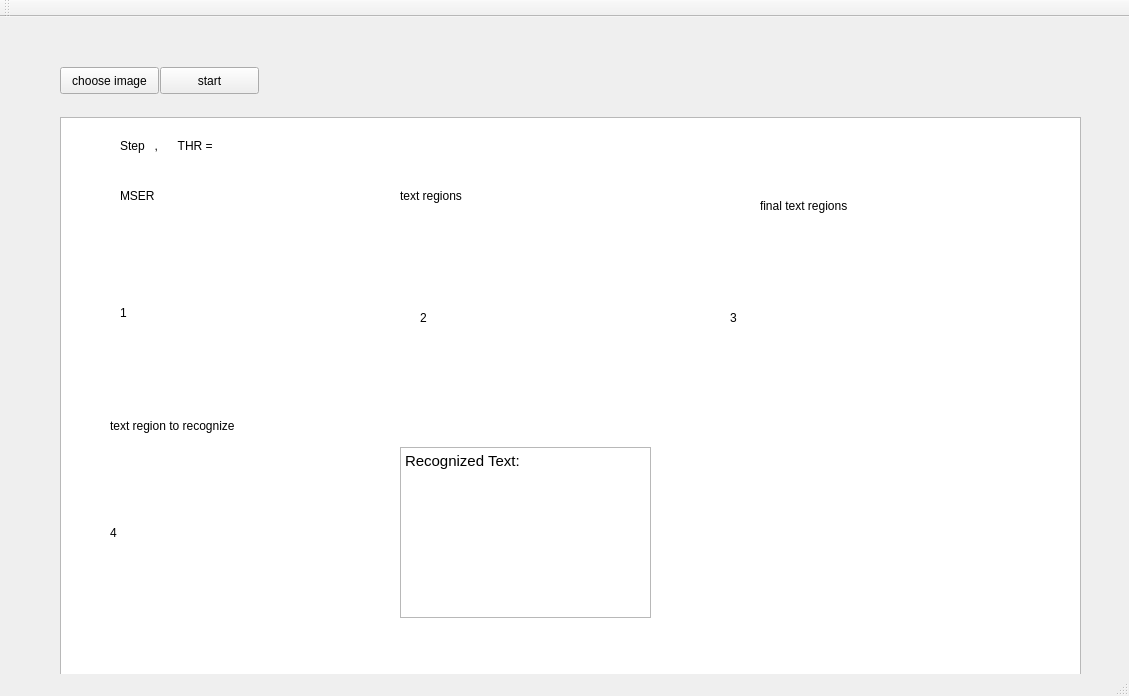
<?xml version="1.0" encoding="UTF-8"?>
<ui version="4.0">
 <class>MainWindow</class>
 <widget class="QMainWindow" name="MainWindow">
  <property name="geometry">
   <rect>
    <x>0</x>
    <y>0</y>
    <width>1129</width>
    <height>696</height>
   </rect>
  </property>
  <property name="windowTitle">
   <string>MainWindow</string>
  </property>
  <widget class="QWidget" name="centralWidget">
   <widget class="QPushButton" name="pushButton">
    <property name="geometry">
     <rect>
      <x>60</x>
      <y>50</y>
      <width>99</width>
      <height>27</height>
     </rect>
    </property>
    <property name="text">
     <string>choose image</string>
    </property>
   </widget>
   <widget class="QPushButton" name="pushButton_2">
    <property name="geometry">
     <rect>
      <x>160</x>
      <y>50</y>
      <width>99</width>
      <height>27</height>
     </rect>
    </property>
    <property name="text">
     <string>start</string>
    </property>
   </widget>
   <widget class="QTableView" name="tableView">
    <property name="geometry">
     <rect>
      <x>60</x>
      <y>100</y>
      <width>1021</width>
      <height>601</height>
     </rect>
    </property>
    <property name="minimumSize">
     <size>
      <width>3</width>
      <height>4</height>
     </size>
    </property>
    <property name="styleSheet">
     <string notr="true">font: 11pt &quot;Ubuntu&quot;;</string>
    </property>
   </widget>
   <widget class="QLabel" name="label_1">
    <property name="geometry">
     <rect>
      <x>120</x>
      <y>170</y>
      <width>67</width>
      <height>17</height>
     </rect>
    </property>
    <property name="text">
     <string>MSER</string>
    </property>
   </widget>
   <widget class="QLabel" name="label">
    <property name="geometry">
     <rect>
      <x>120</x>
      <y>120</y>
      <width>301</width>
      <height>17</height>
     </rect>
    </property>
    <property name="text">
     <string>Step   ,      THR = </string>
    </property>
   </widget>
   <widget class="QLabel" name="label_2">
    <property name="geometry">
     <rect>
      <x>400</x>
      <y>170</y>
      <width>91</width>
      <height>17</height>
     </rect>
    </property>
    <property name="text">
     <string>text regions</string>
    </property>
   </widget>
   <widget class="QLabel" name="label_3">
    <property name="geometry">
     <rect>
      <x>760</x>
      <y>180</y>
      <width>121</width>
      <height>17</height>
     </rect>
    </property>
    <property name="text">
     <string>final text regions</string>
    </property>
   </widget>
   <widget class="QLabel" name="label_4">
    <property name="geometry">
     <rect>
      <x>110</x>
      <y>400</y>
      <width>171</width>
      <height>17</height>
     </rect>
    </property>
    <property name="text">
     <string>text region to recognize</string>
    </property>
   </widget>
   <widget class="QTextEdit" name="textEdit">
    <property name="geometry">
     <rect>
      <x>400</x>
      <y>430</y>
      <width>251</width>
      <height>171</height>
     </rect>
    </property>
    <property name="html">
     <string>&lt;!DOCTYPE HTML PUBLIC &quot;-//W3C//DTD HTML 4.0//EN&quot; &quot;http://www.w3.org/TR/REC-html40/strict.dtd&quot;&gt;
&lt;html&gt;&lt;head&gt;&lt;meta name=&quot;qrichtext&quot; content=&quot;1&quot; /&gt;&lt;style type=&quot;text/css&quot;&gt;
p, li { white-space: pre-wrap; }
&lt;/style&gt;&lt;/head&gt;&lt;body style=&quot; font-family:'Ubuntu'; font-size:11pt; font-weight:400; font-style:normal;&quot;&gt;
&lt;p style=&quot; margin-top:0px; margin-bottom:0px; margin-left:0px; margin-right:0px; -qt-block-indent:0; text-indent:0px;&quot;&gt;Recognized Text:&lt;/p&gt;
&lt;p style=&quot;-qt-paragraph-type:empty; margin-top:0px; margin-bottom:0px; margin-left:0px; margin-right:0px; -qt-block-indent:0; text-indent:0px;&quot;&gt;&lt;br /&gt;&lt;/p&gt;&lt;/body&gt;&lt;/html&gt;</string>
    </property>
   </widget>
   <widget class="QLabel" name="frame1">
    <property name="geometry">
     <rect>
      <x>120</x>
      <y>210</y>
      <width>251</width>
      <height>171</height>
     </rect>
    </property>
    <property name="text">
     <string>1</string>
    </property>
   </widget>
   <widget class="QLabel" name="frame2">
    <property name="geometry">
     <rect>
      <x>420</x>
      <y>210</y>
      <width>261</width>
      <height>181</height>
     </rect>
    </property>
    <property name="text">
     <string>2</string>
    </property>
   </widget>
   <widget class="QLabel" name="frame3">
    <property name="geometry">
     <rect>
      <x>730</x>
      <y>210</y>
      <width>271</width>
      <height>181</height>
     </rect>
    </property>
    <property name="text">
     <string>3</string>
    </property>
   </widget>
   <widget class="QLabel" name="frame4">
    <property name="geometry">
     <rect>
      <x>110</x>
      <y>440</y>
      <width>241</width>
      <height>151</height>
     </rect>
    </property>
    <property name="text">
     <string>4</string>
    </property>
   </widget>
  </widget>
  <widget class="QMenuBar" name="menuBar">
   <property name="geometry">
    <rect>
     <x>0</x>
     <y>0</y>
     <width>1129</width>
     <height>25</height>
    </rect>
   </property>
  </widget>
  <widget class="QToolBar" name="mainToolBar">
   <attribute name="toolBarArea">
    <enum>TopToolBarArea</enum>
   </attribute>
   <attribute name="toolBarBreak">
    <bool>false</bool>
   </attribute>
  </widget>
  <widget class="QStatusBar" name="statusBar"/>
 </widget>
 <layoutdefault spacing="6" margin="11"/>
 <resources/>
 <connections/>
</ui>
